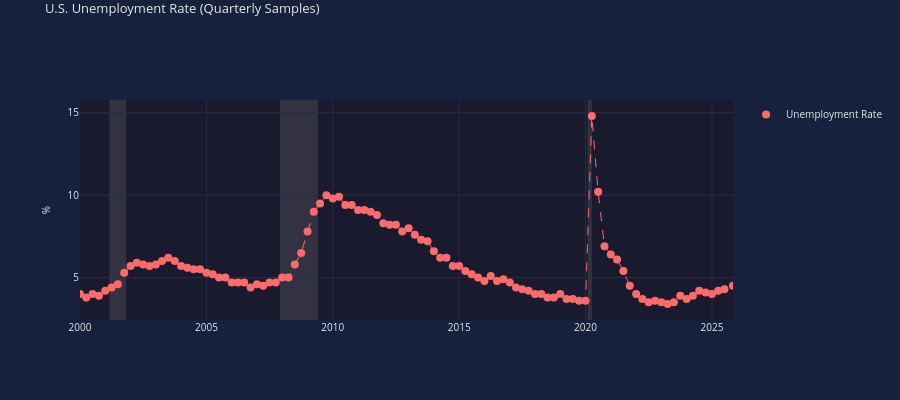

Notebook code for this chart:
### Markdown cell above
## 6. Scatter Plot with Markers

Sometimes you want to show individual data points rather than lines.

### Code cell
# Scatter plot with quarterly unemployment data points
# Sample to quarterly (every 3rd month)
quarterly_unemp_dates = unemp_dates[::3]
quarterly_unemp_values = unemp_values[::3]

chart = EconChart(num_rows=1, height=400)
chart.add_scatter(
    row=1, 
    x=quarterly_unemp_dates, 
    y=quarterly_unemp_values, 
    name='Unemployment Rate', 
    color='coral',
    marker_size=8
)
chart.add_line(
    row=1,
    x=quarterly_unemp_dates,
    y=quarterly_unemp_values,
    name='Trend',
    color='coral',
    width=1,
    dash='dash',
    showlegend=False
)
chart.set_title('U.S. Unemployment Rate (Quarterly Samples)')
chart.set_yaxis(row=1, title='%')
chart.enable_unified_spikeline()
chart.show()
